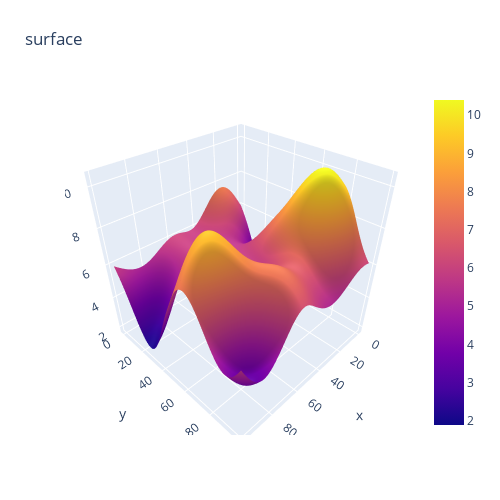

Write notebook code for a chart like this one.
### Code cell
# f = lambda point: np.exp((-np.power(np.linalg.norm(point-0.5), 2)) / (0.5/2)**2) * 100
noise_generator = PerlinNoise(octaves=2, seed=1)
f = lambda point: noise_generator(point) * 10 + 6
import plotly.graph_objects as go
n, m = 100, 100

# ng = lambda i, j: noise_generator([i/n, j/m]) * 10 + 6
noise = np.array([[f(np.array([i/n, j/n])) for j in range(n)] for i in range(n)])

fig = go.Figure(data=[
    go.Surface(z=noise)
    ])
fig.update_layout(title='surface', autosize=False,
                  width=500, height=500,
                  margin=dict(l=65, r=50, b=65, t=90))

fig.show()

### Figure 1 — Plotly figure (JSON) as saved in the notebook; plotly's stock layout.template omitted (floating-point values rounded to 4 significant figures; data arrays with more than 128 entries replaced by an {"elided": "..."} marker saying what was removed)
{"data": [{"type": "surface", "z": {"elided": "100x100 float values"}}], "layout": {"autosize": false, "height": 500, "margin": {"b": 65, "l": 65, "r": 50, "t": 90}, "title": {"text": "surface"}, "width": 500}}
